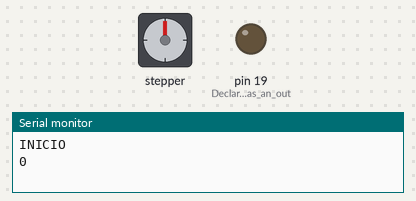
This sketch was run on a simulated Arduino Uno, built with avr-gcc and run on an emulated ATmega328P. Shown: stepper motor, output pins drawn as LEDs (lit = HIGH), the last lines printed to the serial monitor. Stepper angles assume 200 steps per turn. At 18.9 s the program stops and its outputs stay as they are.

Above: at 0.15 s.
At 3.4 s:
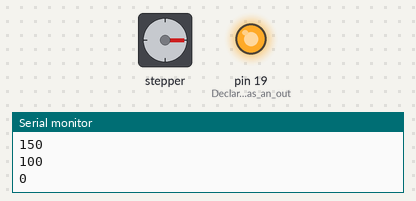
At 8.2 s:
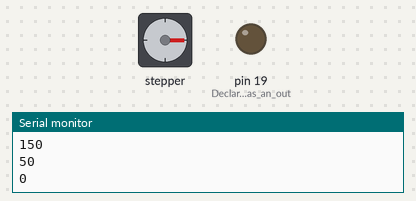
At 18.4 s:
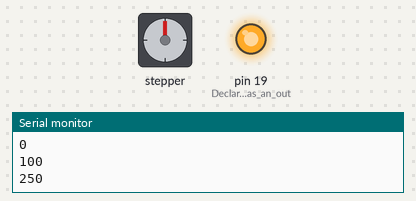
Timing chart, 0 to 20.4 s (numbered marks = the images above):
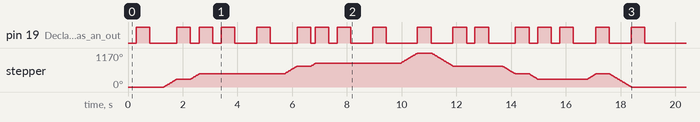

The sketch:

Guitarra2.ino
```cpp
#include <AFMotor.h>

// Connect a stepper motor with 48 steps per revolution (7.5 degree)
// to motor port #2 (M3 and M4)
AF_Stepper motor(200, 2);

void setup() {
  pinMode(19, OUTPUT); // Declare the LED as an output
  Serial.begin(9600);           // set up Serial library at 9600 bps
  Serial.println("INICIO");

  motor.setSpeed(100);  // 10 rpm
}

void loop() {
  int pos=1, siz=17, posant;
  int piratas[siz]={1,3,4,4,4,5,6,6,6,7,5,5,4,3,3,4,1};
  //int vueltas[siz]={0,150,100,0,0,150,50,0,0,200,250,0,150,100,100,250};
  for (int x=0; x<(siz) ; x++ ){
      if(pos<piratas[x]){
        motor.step(vue(pos,piratas[x]), FORWARD, SINGLE);
        pos=piratas[x];
        digitalWrite(19, HIGH); // Turn the LED on
        delay(500);
        digitalWrite(19, LOW); // Turn the LED on
    }
      else if(pos>piratas[x]){
         motor.step(vue(pos,piratas[x]), BACKWARD, SINGLE);
        pos=piratas[x];
        digitalWrite(19, HIGH); // Turn the LED on
        delay(500);
        digitalWrite(19, LOW); // Turn the LED on
      }
      else if(pos==piratas[x]){
        motor.step(vue(pos,piratas[x]), BACKWARD, SINGLE);
        pos=piratas[x];
        delay(300);
        digitalWrite(19, HIGH); // Turn the LED on
        delay(500);
        digitalWrite(19, LOW); // Turn the LED on
        delay(500);
      }
  }
       Serial.println("FIN");

  while(1){

  }
}
int vue(int pos, int fin){
 int lasi = 100;
 int sidO = 50;
 int dOre = 100;
 int remi = 150;
 int mifa = 50;
 int fasol = 200;
 int solla = 200;
 int vueltastot=0;
 int notas[7]={100,50,100,150,50,200,200};
 if (pos==fin){
  vueltastot=0;
 }
 else if(pos<fin){
   for(int x=0;x<fin-pos;x++) {
    if (((pos-1)+x)>6){
      pos=pos-7;
      fin=fin-7;
    }
   vueltastot=vueltastot+notas[(pos-1)+x];
   }
 }
 else if (pos>fin){
   for(int x=0;x<pos-fin;x++) {
    if (((pos-2))>6){
      pos=pos-7;
      fin=fin-7;
    }
    if (((pos-2)-x)<0){
      pos=pos+7;
      fin=fin+7;
    }
   vueltastot=vueltastot+notas[(pos-2)-x];
   }
 }

 Serial.println(vueltastot);
 return vueltastot;
}
```

Measured:
- by itself, stepper: turns 270° clockwise in 0.48 s, then 180° clockwise in 0.32 s, then 270° clockwise in 0.48 s, then 90° clockwise in 0.16 s, and so on
- by itself, pin 19 (Declare_the_LED_as_an_out): LOW → HIGH at 0.30 s, → LOW 0.50 s later, → HIGH 0.98 s later, → LOW 0.50 s later, … (34 changes in this stretch)
